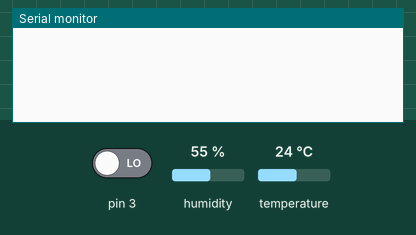
Simulated run of this sketch. Board: Arduino Uno, built with avr-gcc and run on an emulated ATmega328P. On the bench: the last lines printed to the serial monitor. The inputs (shaded band) are chosen by the test bench; at power-on: pin 3 LOW, humidity 55 %, temperature 24 °C.

Above: at 1.8 s.
1.9 s: pin 3 driven HIGH
At 2.9 s:
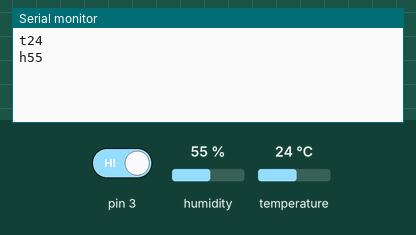
3.5 s: humidity set to 22 %
At 4.7 s:
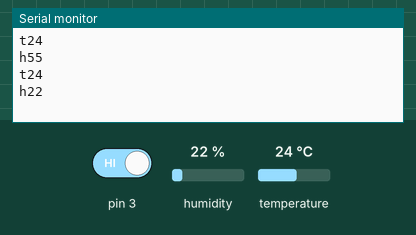
5.0 s: temperature set to 12 °C
At 5.7 s:
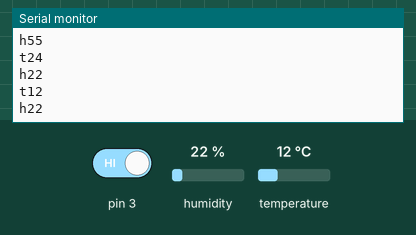
6.5 s: humidity set to 40 %
At 7.7 s:
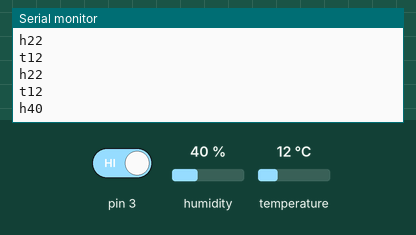
Timing chart, 0 to 9.0 s (numbered marks = the images above; inputs shaded):
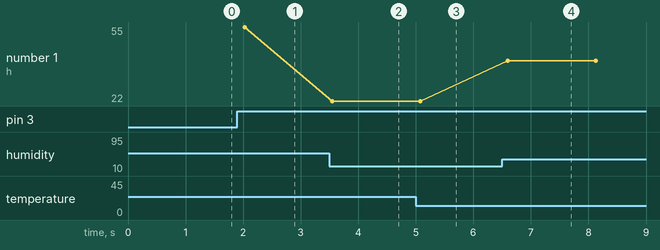

The sketch:

Ino_DHT11_Module.ino
```cpp
//#include <SoftwareSerial.h>
#include <SimpleDHT.h>

//SoftwareSerial RFID(2, 3); // RX and TX

// for DHT11,
//      VCC: 5V or 3V
//      GND: GND
//      DATA: 2
int pinDHT11 = 2;
SimpleDHT11 dht11(pinDHT11);

long int timeStamp;
bool executa = false;

void setup()
{
  //RFID.begin(9600);
  Serial.begin(9600);
  pinMode(3,INPUT);
}

void loop()
{
  byte temperature = 0;
  byte humidity = 0;
  int err = SimpleDHTErrSuccess;
  if (digitalRead(3))
    {
    executa = true;
    timeStamp = millis();
    }

   if (executa)
   {
    if ((err = dht11.read(&temperature, &humidity, NULL)) != SimpleDHTErrSuccess)
      {
        Serial.print("Read DHT11 failed, err="); Serial.println(err);delay(1000);
        return;
      }
    Serial.print("t"); Serial.println((int)temperature); Serial.print("h"); Serial.println((int)humidity);
    delay(1000);


    if ((millis() - timeStamp) > 5000)
      {
        executa = false;
        Serial.print("pause");
      }
    }
    delay(500);
}
```

FinalCode_LinkedList_PyIno.c
```cpp
#include <stdio.h>
#include <stdlib.h>
#include <limits.h>

//criando estrutura
struct node{
    int temp;
    int umid;
    struct node *next;
};

// definindo ponteiros de cabeça e atuais, usados para manusear a lista, seja adicionar, ler, editar, remover
struct node *headtemp;
struct node *currenttemp = NULL;

struct node *headumid;
struct node *currentumid = NULL;
//---------------------------------

void adicionarUmid(int info)
{
    struct node *newNode = (struct node*)malloc(sizeof(struct node)); // cria novo nó, de tamanho atual da estrutura
    newNode->umid = info;
    newNode->next = NULL;

    if(headumid == NULL) { //checa se a lista está vazia, se estiver os ponteiros indicam para o mesmo canto, a 1a posicao
        headumid = newNode;
        currentumid = newNode;
    }
    else { // caso a lista nao esteja vazia, o ponteiro atual aponta para o ponteiro proximo, encadeando a lista
        currentumid->next = newNode;
        currentumid = newNode;
    }
}

void adicionarTemp(int info)
{
    struct node *newNode = (struct node*)malloc(sizeof(struct node)); // cria novo nó, de tamanho atual da estrutura
    newNode->temp = info;
    newNode->next = NULL;

    if(headtemp == NULL) { //checa se a lista está vazia, se estiver os ponteiros indicam para o mesmo canto, a 1a posicao
        headtemp = newNode;
        currenttemp = newNode;
    }
    else { // caso a lista nao esteja vazia, o ponteiro atual aponta para o ponteiro proximo, encadeando a lista
        currenttemp->next = newNode;
        currenttemp = newNode;
    }
}

float mediaTemp()
{
    float i = 0;
    float soma = 0;
    float media = 0.0;

    struct node *currenttemp = headtemp; //criado um ponteiro que aponta para o começo da lista
    while(currenttemp != NULL) { //enquanto a lista nao chegar no fim (o fim aponta para NULL) será realizado os comandos dentro do while
        i++;
        soma += currenttemp->temp;
        currenttemp = currenttemp->next;
    }
    i = i;
    media = soma / i;
    //a media é tirada

    return media;
}

float mediaUmid()
{
    float i = 0;
    float soma = 0;
    float media = 0.0;

    struct node *currentumid = headumid; //criado um ponteiro que aponta para o começo da lista
    while(currentumid != NULL) { //enquanto a lista nao chegar no fim (o fim aponta para NULL) será realizado os comandos dentro do while
        i++;
        soma += currentumid->umid;
        currentumid = currentumid->next;
    }
    i = i;
    media = soma / i;
    //a media é tirada

    return media;
}

float lerTemp()
{
    FILE *ptr; //Temp //É criado um ponteiro do tipo file que vai armazenar os dados de um arquivo

    ptr = fopen("temperature.txt" , "r"); // o ponteiro armazena os dados do arquivo de texto

    int auxTemp;

    while (!feof(ptr)) { //enquanto nao for o EOF (end of file) do ponteiro (do arquivo) os comandos dentro do while serao executados
        fscanf(ptr,"%d", &auxTemp); //é lida a informacao do ponteiro na vez atual e armazenada em uma variavel auxiliar
        adicionarTemp(auxTemp); //a variavel auxiliar é adicionada na lista
    }

    float media = mediaTemp(); //é dado o retorno da funcao de tirar media para o valor da variavel

    return media; //o valor da variavel que contem a media é retornado
}

float lerUmid()
{
    FILE *ptr2; //Umid //É criado um ponteiro do tipo file que vai armazenar os dados de um arquivo

    ptr2 = fopen("humidity.txt", "r"); // o ponteiro armazena os dados do arquivo de texto

    int auxUmid;

    while (!feof(ptr2)) { //enquanto nao for o EOF (end of file) do ponteiro (do arquivo) os comandos dentro do while serao executados
        fscanf(ptr2,"%d", &auxUmid); //é lida a informacao do ponteiro na vez atual e armazenada em uma variavel auxiliar
        adicionarUmid(auxUmid); //a variavel auxiliar é adicionada na lista
    }

    float media = mediaUmid(); //é dado o retorno da funcao de tirar media para o valor da variavel

    return media; //o valor da variavel que contem a media é retornado
}

int main(void)
{
    float mediaT, mediaU;

    mediaT = lerTemp(); // sao dadas as variaveis o retorno da funcao (média)
    mediaU = lerUmid(); //

    FILE *ptrT, *ptrU;

    ptrT = fopen("med_temp.txt", "a"); //é criado um txt com funcao de escrever nele
    fprintf(ptrT, "%.2f", mediaT); //o valor da variavel é insirida no arquivo de texto
    fclose(ptrT); //o ponteiro é fechado para evitar um possivel lixo de memoria

    ptrU = fopen("med_umid.txt", "a");  //é criado um txt com funcao de escrever nele
    fprintf(ptrU, "%.2f", mediaU); //o valor da variavel é insirida no arquivo de texto
    fclose(ptrU); //o ponteiro é fechado para evitar um possivel lixo de memoria

    return 0;
}
```

Measured:
- after the input at 1.9 s, the serial monitor: prints a new line after 0.12 s (image 1)
- after the input at 3.5 s, the serial monitor: prints a new line after 0.05 s (image 2)
- after the input at 5.0 s, the serial monitor: prints a new line after 0.07 s (image 3)
- after the input at 6.5 s, the serial monitor: prints a new line after 0.10 s (image 4)
- plotted number 1: 55 → 22 after the input at 3.5 s, 22 → 40 after the input at 6.5 s
